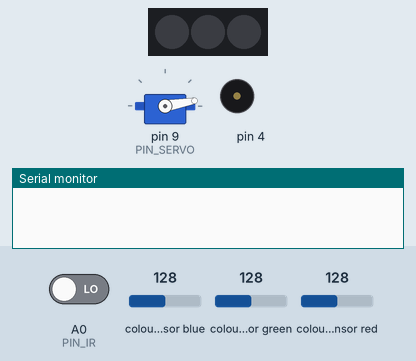
This sketch was run on a simulated Arduino Uno, built with avr-gcc and run on an emulated ATmega328P. Shown: servo, 3 RGB LEDs in strip order, left to right, buzzer (waves = sounding), the last lines printed to the serial monitor. The inputs (shaded band) are chosen by the test bench; at power-on: colour sensor green 128, colour sensor blue 128, colour sensor red 128, A0 (PIN_IR) LOW.

Above: at 1.7 s.
1.8 s: colour sensor green set to 132
At 6.8 s:
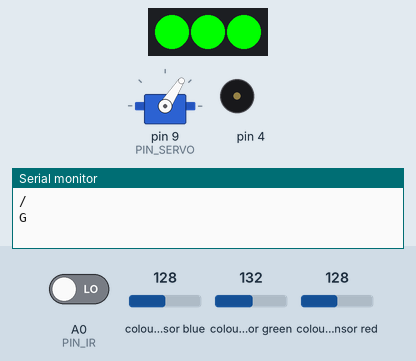
9.3 s: colour sensor blue set to 132
13.6 s: colour sensor blue set to 139
At 16.4 s:
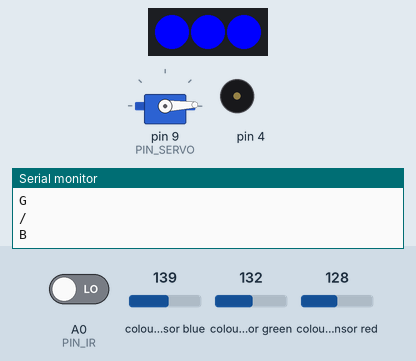
19.5 s: colour sensor red set to 137
23.8 s: colour sensor red set to 142
At 27.1 s:
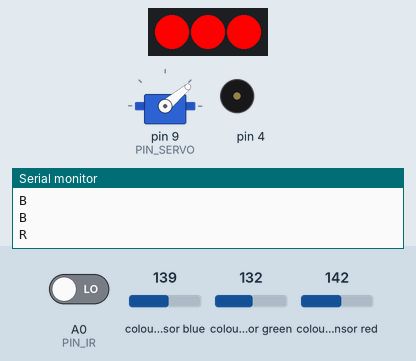
29.5 s: A0 (PIN_IR) driven HIGH
At 30.6 s:
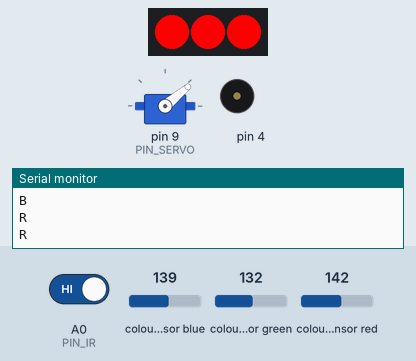
Timing chart, 0 to 32.5 s (numbered marks = the images above; inputs shaded):
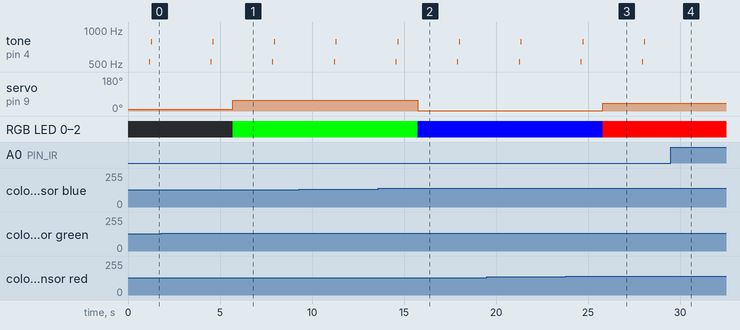

Measured:
- the behaviour switches between 129 and 130 on colour sensor green (found by bisection; images 0 and 1)
- the behaviour switches between 134 and 135 on colour sensor blue (found by bisection; images 1 and 2)
- the behaviour switches between 139 and 140 on colour sensor red (found by bisection; images 2 and 3)
- after the input at 1.8 s, servo on pin 9 (PIN_SERVO): 10° → 57° after 3.9 s; RGB LED 0–2: off → RGB(0, 255, 0) after 3.9 s
- after the input at 13.6 s, servo on pin 9 (PIN_SERVO): 57° → 2° after 2.2 s; RGB LED 0–2: RGB(0, 255, 0) → RGB(0, 0, 255) after 2.2 s
- after the input at 23.8 s, servo on pin 9 (PIN_SERVO): 2° → 40° after 2.0 s; RGB LED 0–2: RGB(0, 0, 255) → RGB(255, 0, 0) after 2.0 s
- after the input at 29.5 s, tone on pin 4: stops changing and stays silent
- by itself, tone on pin 4: plays 523 Hz for 0.05 s, 784 Hz for 0.05 s, 523 Hz for 0.05 s, 784 Hz for 0.05 s

The sketch:

sortingmachine.ino
```cpp
/// 스마트팩토리 공정관리용 컨베이어벨트
/**
  요소
  1. 기어드 DC모터 : 레일동작
  2. 서보머터 : 제품 색상따라 분류
  3. 적외선 IR센서 : 물품 감지
  4. 컬러센서 : 색상감지
  5. RBG LED : 감지된 색상 표시

  동작순서
  1. 컨베이어벨트 작동
  2. IR센서에서 제품 감지되면 일시 정지
  3. 컬러센서까지 이동
  4. 컬러센서에서 색상감지
  5. R, G, B가 결정되면 서보모터 각도 조절 회전
  6. 레일 재가동 물체 분류
*/

// 라이브러리
#include <Wire.h>                   // I2C 통신용
#include <Servo.h>                  // 서보모터
#include <Adafruit_NeoPixel.h>      // LED 모듈
#include <Adafruit_TCS34725.h>      // 컬러 센서

// 상수 선언부
#define PIN_DC_DIRECTION    13      // DC모터 방향을 정하는 핀
#define PIN_DC_SPEED        11      // DC모터 속도를 정하는 핀
#define PIN_SERVO           9       // 서보모터 핀
#define PIN_LED             5       // LED 핀
#define PIN_IR              A0      // 적외선 IR센서 핀

#define DGR_RED             40      // 빨간색 서보모터 각도
#define DGR_GREEN           57      // 초록색 서보모터 각도
#define DGR_BLUE            2       // 파란색 서보모터 각도
#define NUM_PIXELS          3       // 네오픽셀 수, RGB

// 변수 선언부
Servo servo;
Adafruit_TCS34725 TCS = Adafruit_TCS34725(TCS34725_INTEGRATIONTIME_50MS, TCS34725_GAIN_4X);
Adafruit_NeoPixel pixels(NUM_PIXELS, PIN_LED, NEO_GRB + NEO_KHZ800);

uint16_t clear, red, green, blue;   // 색상 값을 저장할 unsigned short int형 변수
int r, g, b, sum;                   // 색상 값을 사용하기 위한 변환값
int railSpeed = 70;                 // 레일 기본 속도, 초기값은 160
char color = 'N';                   // 확인 색상 (기본 N)

// 초기화
void setup() {
  Serial.begin(19200);
  // 모터 설정
  pinMode(PIN_DC_DIRECTION, OUTPUT);    // DC모터 방향핀 OUTPUT(동작)으로 설정
  digitalWrite(PIN_DC_DIRECTION, HIGH); // 방향 정방향
  analogWrite(PIN_DC_SPEED, railSpeed); // 레일 동작

  servo.attach(PIN_SERVO);              // 서보모터 연결
  servo.write(10);                       // 초기 각도 재설정. 최초연결시 바 각도마다 다르므로 따로 설정
  delay(500);
  servo.detach();                       // 서보모터 연결분리

  // IR센서 설정
  pinMode(PIN_IR, INPUT);               // 적외선 센서는 INPUT(읽어오니까)

  // 컬러센서 설정
  TCS.begin();

  // 네오픽셀 설정
  pixels.begin();
  pixels.setBrightness(255);            // 최대 밝기
}

// 반복작업
void loop() {
  analogWrite(PIN_DC_SPEED, 0);   // 나중에 주석 처리

  // 제품 적재여부 확인
  if (digitalRead(PIN_IR) == HIGH) return; // IR센서는 물체감지 시 LOW 전달

  // toneDetected();                     // 물체감지 사운드
  analogWrite(PIN_DC_SPEED, railSpeed - 20);
  // 일정 시간 후 멈추기
  delay(600);                         // 500ms 딜레이
  analogWrite(PIN_DC_SPEED, 0);       // 컬러센서에서 레일 정지

  // 컬러센서로 색상판별
  do {
    TCS.getRawData(&red, &green, &blue, &clear);      // 색상센서 동작
    r = map(red, 0, 21504, 0, 1000);
    g = map(green, 0, 21504, 0, 1000);
    b = map(blue, 0, 21504, 0, 1000);
    sum = r + g + b;
  } while (sum < 15);

  toneDetected();
  delay(1000);    // 1초 딜레이
  color = getColor(r, g, b);
  Serial.println(color);

  // 색상별로 서보모터 각도 조절
  if (color == 'R') {
    servo.attach(PIN_SERVO);
    servo.write(DGR_RED);       // 빨간색 분류 각도

    // LED모듈 빨간색
    pixels.setPixelColor(0, pixels.Color(255, 0, 0));
    pixels.setPixelColor(1, pixels.Color(255, 0, 0));
    pixels.setPixelColor(2, pixels.Color(255, 0, 0));
  } else if (color == 'G') {
    servo.attach(PIN_SERVO);
    servo.write(DGR_GREEN);       // 녹색 분류 각도

    // LED모듈 녹색으로
    pixels.setPixelColor(0, pixels.Color(0, 255, 0));
    pixels.setPixelColor(1, pixels.Color(0, 255, 0));
    pixels.setPixelColor(2, pixels.Color(0, 255, 0));
  } else if (color == 'B') {
    servo.attach(PIN_SERVO);
    servo.write(DGR_BLUE);       // 파란색 분류 각도

    // LED모듈 파란색으로
    pixels.setPixelColor(0, pixels.Color(0, 0, 255));
    pixels.setPixelColor(1, pixels.Color(0, 0, 255));
    pixels.setPixelColor(2, pixels.Color(0, 0, 255));
  }
  pixels.show();   // 입력한 색상 출력
  delay(500);
  servo.detach();     // 서보모터 연결해제

  analogWrite(PIN_DC_SPEED, railSpeed);
  delay(1000);
}

// 적외선 센서, 색상감지 등 물체 감지시 소리출력
void toneDetected() {
  tone(4, 523, 50);                     // 도. 0.05초간 출력
  delay(100);
  tone(4, 784, 50);                     // 미, 0.05초간 출력
  delay(100);
}

char getColor(int r, int g, int b) {
  if (r < 5 && g < 5 && b < 5) {
    return 'N';
  } else if (r > g && r > b) {
    return 'R';
  } else if (g > r && g > b) {
    return 'G';
  } else if (b > r && b > g) {
    return 'B';
  }
}
```
